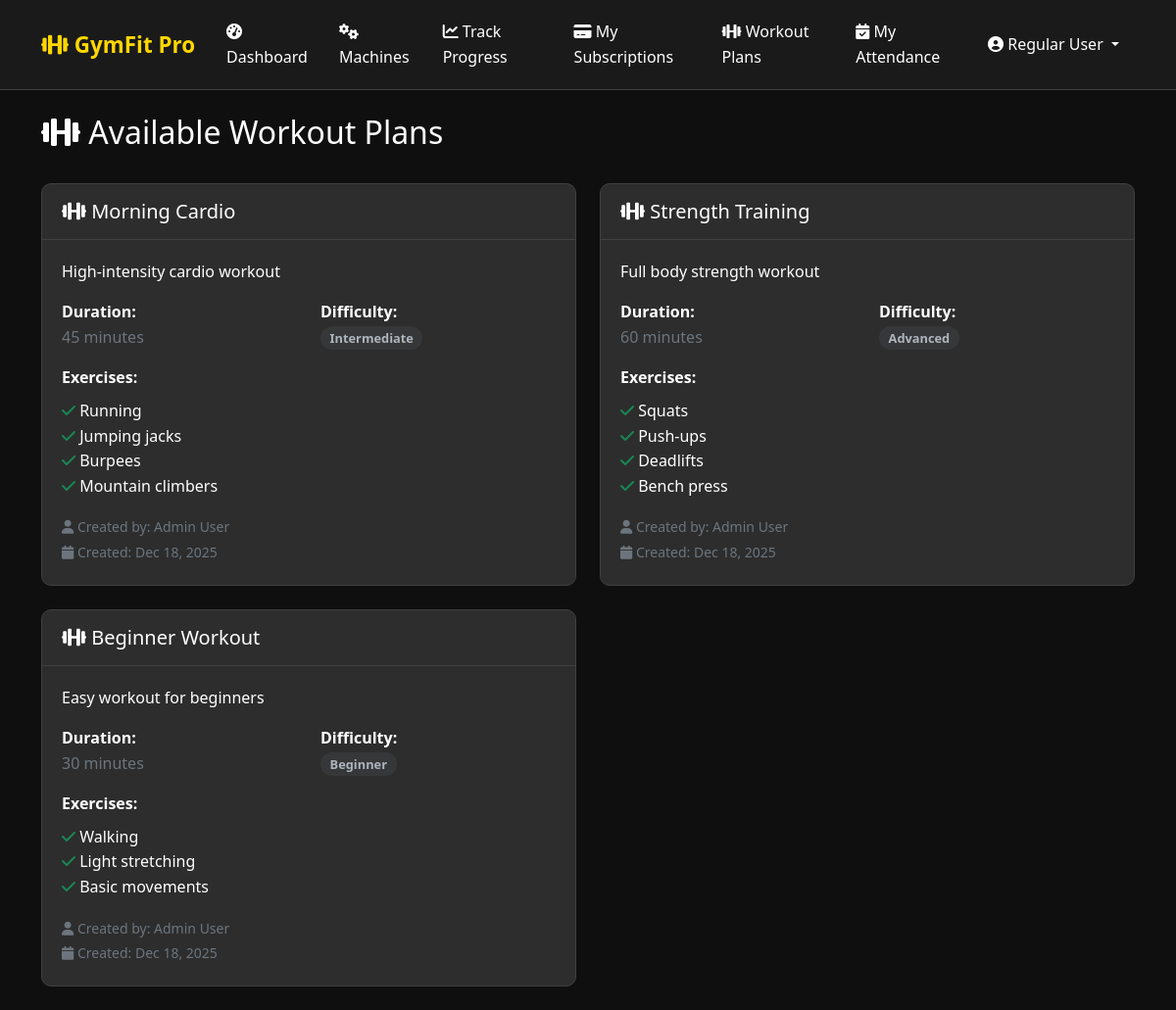
Page /user/workout-plans.php (signed in) on the committed database.
### tables this page shows
CREATE TABLE workout_plans (
    id INT AUTO_INCREMENT PRIMARY KEY,
    name VARCHAR(100) NOT NULL,
    description TEXT,
    exercises TEXT NOT NULL,
    duration_minutes INT,
    difficulty_level ENUM('beginner', 'intermediate', 'advanced') DEFAULT 'beginner',
    cover_photo VARCHAR(255) NULL,
    created_by INT NOT NULL,
    status ENUM('active', 'inactive') DEFAULT 'active',
    created_at TIMESTAMP DEFAULT CURRENT_TIMESTAMP,
    updated_at TIMESTAMP DEFAULT CURRENT_TIMESTAMP ON UPDATE CURRENT_TIMESTAMP,
    FOREIGN KEY (created_by) REFERENCES users(id) ON DELETE CASCADE
);

CREATE TABLE users (
    id INT AUTO_INCREMENT PRIMARY KEY,
    username VARCHAR(50) UNIQUE NOT NULL,
    email VARCHAR(100) UNIQUE NOT NULL,
    password VARCHAR(255) NOT NULL,
    first_name VARCHAR(50) NOT NULL,
    last_name VARCHAR(50) NOT NULL,
    phone VARCHAR(20),
    address TEXT,
    profile_photo VARCHAR(255),
    role ENUM('admin', 'staff', 'user') DEFAULT 'user',
    status ENUM('active', 'inactive', 'suspended') DEFAULT 'active',
    created_at TIMESTAMP DEFAULT CURRENT_TIMESTAMP,
    updated_at TIMESTAMP DEFAULT CURRENT_TIMESTAMP ON UPDATE CURRENT_TIMESTAMP
);

### includes/WorkoutPlan.php (called while the page is built, shortened)
<?php
class WorkoutPlan {
    private $conn;
    private $table_name = "workout_plans";
    public function __construct($db) {
        $this->conn = $db;
    }
    public function getAllWorkoutPlans() {
        $query = "SELECT wp.*, u.first_name, u.last_name
                  FROM " . $this->table_name . " wp
                  JOIN users u ON wp.created_by = u.id
                  WHERE wp.status = 'active'
                  ORDER BY wp.created_at DESC";
        $stmt = $this->conn->prepare($query);
        $stmt->execute();
        return $stmt->fetchAll(PDO::FETCH_ASSOC);
    }
}

### user/workout-plans.php (the view, shortened to what this page needs)
<?php
require_once '../includes/auth.php';
require_once '../includes/WorkoutPlan.php';
$database = new Database();
$db = $database->getConnection();
$workoutPlan = new WorkoutPlan($db);
$workout_plans = $workoutPlan->getAllWorkoutPlans();
?>
<!DOCTYPE html>
<html lang="en">
<head>
    <link href="https://cdn.jsdelivr.net/npm/bootstrap@5.1.3/dist/css/bootstrap.min.css" rel="stylesheet">
    <link href="https://cdnjs.cloudflare.com/ajax/libs/font-awesome/6.0.0/css/all.min.css" rel="stylesheet">
    <link href="../assets/css/style.css" rel="stylesheet">
</head>
<body>
    <nav class="navbar navbar-expand-lg navbar-dark">
        <div class="container">
            <a class="navbar-brand" href="dashboard.php">
                <i class="fas fa-dumbbell"></i> GymFit Pro
            </a>
            <div class="collapse navbar-collapse">
                <ul class="navbar-nav me-auto">
                    <li class="nav-item">
                        <a class="nav-link" href="dashboard.php">
                            <i class="fas fa-tachometer-alt"></i> Dashboard
                        </a>
                    </li>
                    <li class="nav-item">
                        <a class="nav-link" href="machines.php">
                            <i class="fas fa-cogs"></i> Machines
                        </a>
                    </li>
                    <li class="nav-item">
                        <a class="nav-link" href="progress.php">
                            <i class="fas fa-chart-line"></i> Track Progress
                        </a>
                    </li>
                    <li class="nav-item">
                        <a class="nav-link" href="subscriptions.php">
                            <i class="fas fa-credit-card"></i> My Subscriptions
                        </a>
                    </li>
                    <li class="nav-item">
                        <a class="nav-link active" href="workout-plans.php">
                            <i class="fas fa-dumbbell"></i> Workout Plans
                        </a>
                    </li>
                    <li class="nav-item">
                        <a class="nav-link" href="attendance.php">
                            <i class="fas fa-calendar-check"></i> My Attendance
                        </a>
                    </li>
                </ul>
                <ul class="navbar-nav">
                    <li class="nav-item dropdown">
                        <a class="nav-link dropdown-toggle" href="#" id="navbarDropdown" role="button" data-bs-toggle="dropdown">
                            <i class="fas fa-user-circle"></i> <?php echo getUserName(); ?>
                        </a>
                    </li>
                </ul>
            </div>
        </div>
    </nav>
    <div class="container mt-4">
        <div class="d-flex justify-content-between align-items-center mb-4">
            <h2><i class="fas fa-dumbbell"></i> Available Workout Plans</h2>
        </div>
        <?php if (empty($workout_plans)): ?>
            <div class="text-center">
                <i class="fas fa-dumbbell fa-3x text-muted mb-3"></i>
                <h5 class="text-muted">No Workout Plans Available</h5>
                <p class="text-muted">Check back later for new workout plans!</p>
            </div>
        <?php else: ?>
            <div class="row">
                <?php foreach ($workout_plans as $plan): ?>
                    <div class="col-md-6 mb-4">
                        <div class="card h-100">
                            <div class="card-header">
                                <h5 class="mb-0">
                                    <i class="fas fa-dumbbell"></i> <?php echo $plan['name']; ?>
                                </h5>
                            </div>
                            <div class="card-body">
                                <p class="card-text"><?php echo $plan['description']; ?></p>
                                <div class="row mb-3">
                                    <div class="col-6">
                                        <strong>Duration:</strong><br>
                                        <span class="text-muted"><?php echo $plan['duration_minutes']; ?> minutes</span>
                                    </div>
                                    <div class="col-6">
                                        <strong>Difficulty:</strong><br>
                                        <?php echo getDifficultyBadge($plan['difficulty_level']); ?>
                                    </div>
                                </div>
                                <div class="mb-3">
                                    <strong>Exercises:</strong>
                                    <ul class="list-unstyled mt-2">
                                        <?php
                                        $exercises = explode(',', $plan['exercises']);
                                        foreach ($exercises as $exercise):
                                        ?>
                                            <li><i class="fas fa-check text-success"></i> <?php echo trim($exercise); ?></li>
                                        <?php endforeach; ?>
                                    </ul>
                                </div>
                                <div class="text-muted">
                                    <small>
                                        <i class="fas fa-user"></i> Created by: <?php echo $plan['first_name'] . ' ' . $plan['last_name']; ?><br>
                                        <i class="fas fa-calendar"></i> Created: <?php echo formatDate($plan['created_at']); ?>
                                    </small>
                                </div>
                            </div>
                        </div>
                    </div>
                <?php endforeach; ?>
            </div>
        <?php endif; ?>
    </div>
</body>
</html>

### includes/auth.php (shortened to what this page needs)
<?php
function getUserName() {
    return $_SESSION['first_name'] . ' ' . $_SESSION['last_name'];
}
function formatDate($date) {
    return date('M d, Y', strtotime($date));
}
function getDifficultyBadge($difficulty) {
    $badges = [
        'beginner' => '<span class="badge badge-success">Beginner</span>',
        'intermediate' => '<span class="badge badge-warning">Intermediate</span>',
        'advanced' => '<span class="badge badge-danger">Advanced</span>'
    ];
    return $badges[$difficulty] ?? '<span class="badge badge-secondary">' . ucfirst($difficulty) . '</span>';
}

### assets/css/style.css (style rules this page uses)
:root { --primary-orange: #ff6b35; --secondary-orange: #ff8c42; --dark-orange: #e55a2b; --gold: #ffd700; --dark-gold: #b8860b; --dark-bg: #1a1a1a; --darker-bg: #0f0f0f; --card-bg: #2d2d2d; --text-light: #ffffff; --text-muted: #cccccc; --border-color: #404040; --success: #28a745; --warning: #ffc107; --danger: #dc3545; --info: #17a2b8; }
* { margin: 0; padding: 0; box-sizing: border-box; }
body { font-family: 'Segoe UI', Tahoma, Geneva, Verdana, sans-serif; background: var(--darker-bg); color: var(--text-light); min-height: 100vh; line-height: 1.6; }
.navbar { background: var(--dark-bg); border-bottom: 1px solid var(--border-color); box-shadow: none; padding: 0.75rem 0; }
.navbar-brand { font-size: 1.4rem; font-weight: 700; color: var(--gold) !important; }
.navbar-nav .nav-link { color: var(--text-light) !important; font-weight: 500; margin: 0 0.5rem; transition: color 0.2s ease; }
.card { background: var(--card-bg); border: 1px solid var(--border-color); border-radius: 10px; box-shadow: none; transition: border-color 0.2s ease, background-color 0.2s ease; overflow: hidden; }
.card-header { background: transparent; color: var(--text-light); font-weight: 700; border: 0; padding: 1rem 1.25rem; border-bottom: 1px solid var(--border-color); }
.card-body { padding: 1.25rem; }
.badge { padding: 0.35rem 0.6rem; border-radius: 999px; font-weight: 600; text-transform: none; letter-spacing: 0; font-size: 0.8rem; }
.badge-secondary { background: rgba(108, 117, 125, 0.15); color: #adb5bd; }

### rows in the picture
workout_plans: name "Morning Cardio", description "High-intensity cardio workout", duration_minutes "45", difficulty_level "Intermediate", exercises "Running", exercises "Jumping jacks", exercises "Burpees", exercises "Mountain climbers", created_by.first_name "Admin", created_by.last_name "User", created_at "Dec 18, 2025"
workout_plans: name "Strength Training", description "Full body strength workout", duration_minutes "60", difficulty_level "Advanced", exercises "Squats", exercises "Push-ups", exercises "Deadlifts", exercises "Bench press", created_by.first_name "Admin", created_by.last_name "User", created_at "Dec 18, 2025"
workout_plans: name "Beginner Workout", description "Easy workout for beginners", duration_minutes "30", difficulty_level "Beginner", exercises "Walking", exercises "Light stretching", exercises "Basic movements", created_by.first_name "Admin", created_by.last_name "User", created_at "Dec 18, 2025"

### other values in the picture
getUserName() "Regular User"
